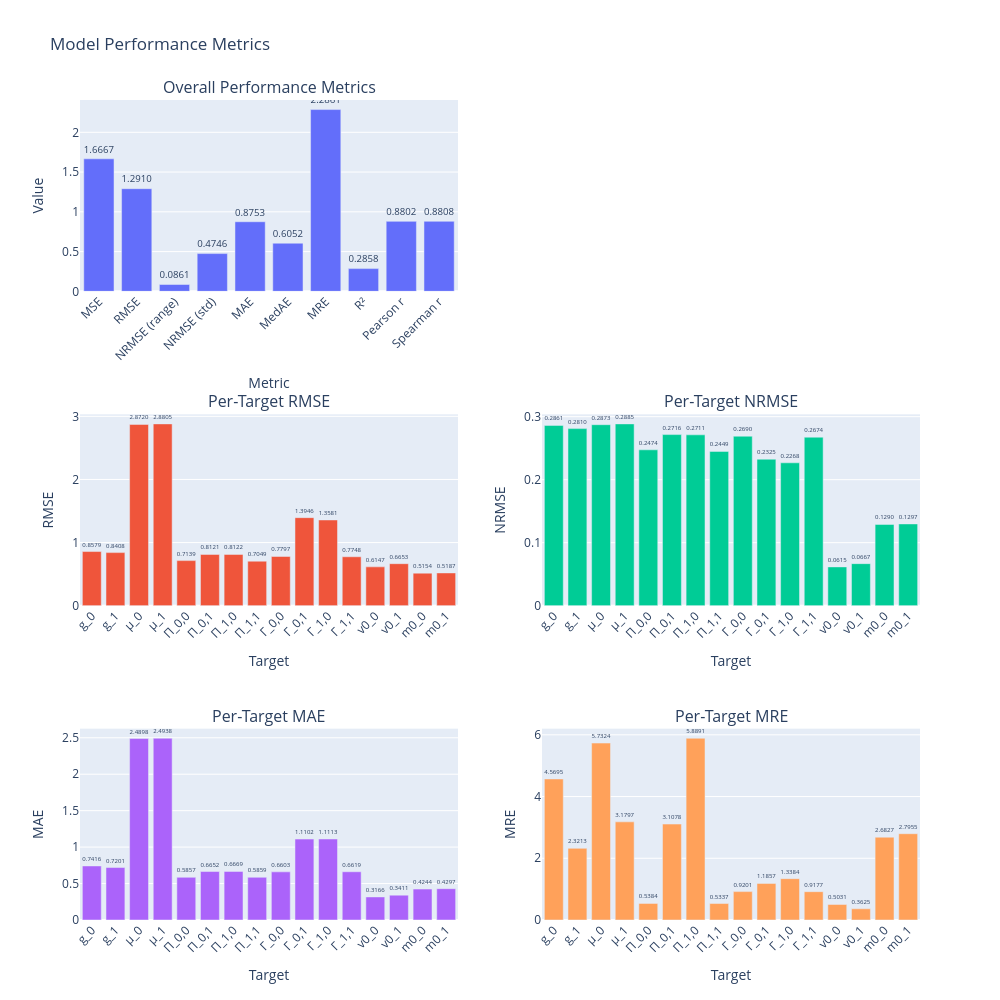
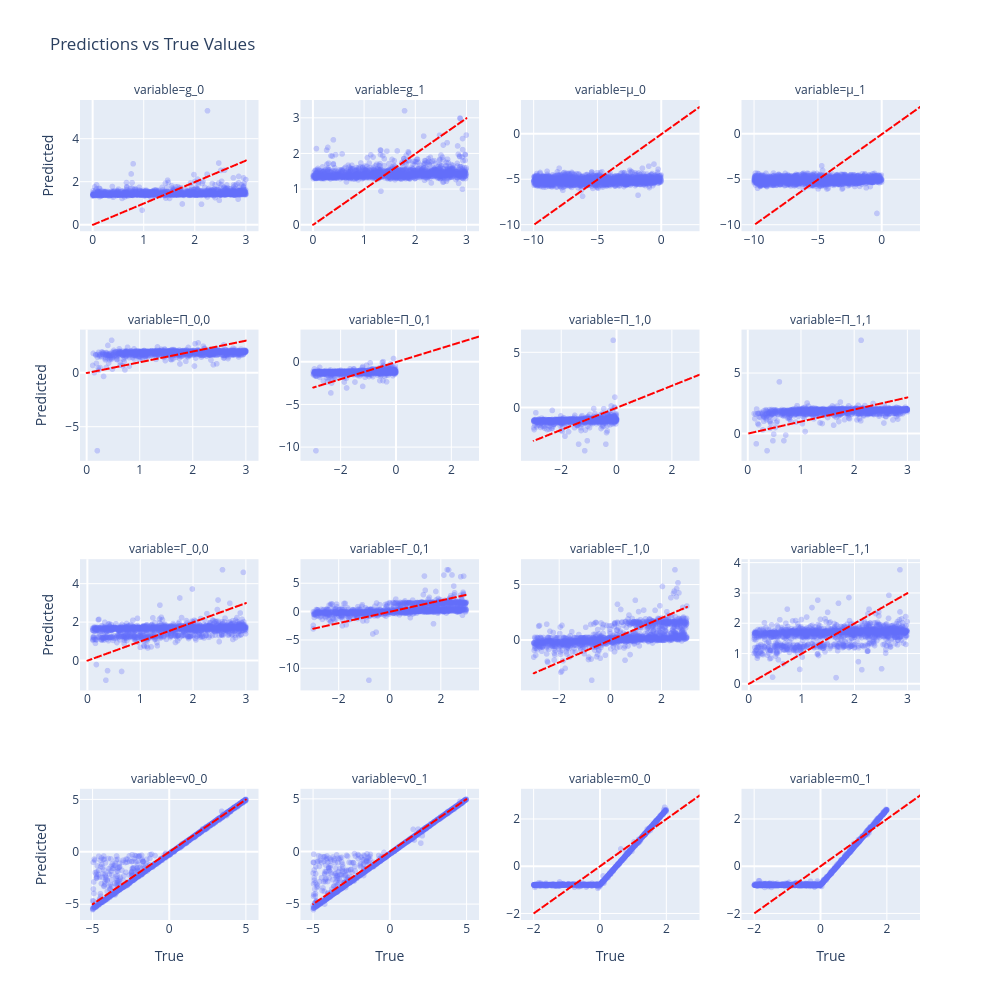

The notebook cell saved with these charts, in order:
### Code cell
# Visualize performance and metrics
target_names = get_param_names(n_actions, ic=True)
metrics = compute_metrics(Y_test, Y_pred)
plot_metrics(metrics, target_names=target_names, width=1000, height=1000)

plot_parameter_comparison(Y_test, Y_pred, col_names=Y_names, width=1000, height=1000)

### Figure 1 — Plotly figure (JSON) as saved in the notebook; plotly's stock layout.template omitted (floating-point values rounded to 4 significant figures)
{"data": [{"name": "Overall Metrics", "text": ["1.6667", "1.2910", "0.0861", "0.4746", "0.8753", "0.6052", "2.2861", "0.2858", "0.8802", "0.8808"], "textposition": "outside", "type": "bar", "x": ["MSE", "RMSE", "NRMSE (range)", "NRMSE (std)", "MAE", "MedAE", "MRE", "R²", "Pearson r", "Spearman r"], "xaxis": "x", "y": [1.667, 1.291, 0.08609, 0.4746, 0.8753, 0.6052, 2.286, 0.2858, 0.8802, 0.8808], "yaxis": "y"}, {"name": "Per-Target RMSE", "showlegend": false, "text": ["0.8579", "0.8408", "2.8720", "2.8805", "0.7139", "0.8121", "0.8122", "0.7049", "0.7797", "1.3946", "1.3581", "0.7748", "0.6147", "0.6653", "0.5154", "0.5187"], "textposition": "outside", "type": "bar", "x": [0, 1, 2, 3, 4, 5, 6, 7, 8, 9, 10, 11, 12, 13, 14, 15], "xaxis": "x3", "y": [0.8579, 0.8408, 2.872, 2.88, 0.7139, 0.8121, 0.8122, 0.7049, 0.7797, 1.395, 1.358, 0.7748, 0.6147, 0.6653, 0.5154, 0.5187], "yaxis": "y3"}, {"name": "Per-Target NRMSE", "showlegend": false, "text": ["0.2861", "0.2810", "0.2873", "0.2885", "0.2474", "0.2716", "0.2711", "0.2449", "0.2690", "0.2325", "0.2268", "0.2674", "0.0615", "0.0667", "0.1290", "0.1297"], "textposition": "outside", "type": "bar", "x": [0, 1, 2, 3, 4, 5, 6, 7, 8, 9, 10, 11, 12, 13, 14, 15], "xaxis": "x4", "y": [0.2861, 0.281, 0.2873, 0.2885, 0.2474, 0.2716, 0.2711, 0.2449, 0.269, 0.2325, 0.2268, 0.2674, 0.06153, 0.06668, 0.129, 0.1297], "yaxis": "y4"}, {"name": "Per-Target MAE", "showlegend": false, "text": ["0.7416", "0.7201", "2.4898", "2.4938", "0.5857", "0.6652", "0.6669", "0.5859", "0.6603", "1.1102", "1.1113", "0.6619", "0.3166", "0.3411", "0.4244", "0.4297"], "textposition": "outside", "type": "bar", "x": [0, 1, 2, 3, 4, 5, 6, 7, 8, 9, 10, 11, 12, 13, 14, 15], "xaxis": "x5", "y": [0.7416, 0.7201, 2.49, 2.494, 0.5857, 0.6652, 0.6669, 0.5859, 0.6603, 1.11, 1.111, 0.6619, 0.3166, 0.3411, 0.4244, 0.4297], "yaxis": "y5"}, {"name": "Per-Target MRE", "showlegend": false, "text": ["4.5695", "2.3213", "5.7324", "3.1797", "0.5384", "3.1078", "5.8891", "0.5337", "0.9201", "1.1857", "1.3384", "0.9177", "0.5031", "0.3625", "2.6827", "2.7955"], "textposition": "outside", "type": "bar", "x": [0, 1, 2, 3, 4, 5, 6, 7, 8, 9, 10, 11, 12, 13, 14, 15], "xaxis": "x6", "y": [4.569, 2.321, 5.732, 3.18, 0.5384, 3.108, 5.889, 0.5337, 0.9201, 1.186, 1.338, 0.9177, 0.5031, 0.3625, 2.683, 2.795], "yaxis": "y6"}], "layout": {"annotations": [{"font": {"size": 16}, "showarrow": false, "text": "Overall Performance Metrics", "x": 0.225, "xanchor": "center", "xref": "paper", "y": 1, "yanchor": "bottom", "yref": "paper"}, {"font": {"size": 16}, "showarrow": false, "text": "Per-Target RMSE", "x": 0.225, "xanchor": "center", "xref": "paper", "y": 0.6167, "yanchor": "bottom", "yref": "paper"}, {"font": {"size": 16}, "showarrow": false, "text": "Per-Target NRMSE", "x": 0.775, "xanchor": "center", "xref": "paper", "y": 0.6167, "yanchor": "bottom", "yref": "paper"}, {"font": {"size": 16}, "showarrow": false, "text": "Per-Target MAE", "x": 0.225, "xanchor": "center", "xref": "paper", "y": 0.2333, "yanchor": "bottom", "yref": "paper"}, {"font": {"size": 16}, "showarrow": false, "text": "Per-Target MRE", "x": 0.775, "xanchor": "center", "xref": "paper", "y": 0.2333, "yanchor": "bottom", "yref": "paper"}], "height": 1000, "showlegend": false, "title": {"text": "Model Performance Metrics"}, "width": 1000, "xaxis": {"anchor": "y", "domain": [0, 0.45], "tickangle": -45, "title": {"text": "Metric"}}, "xaxis2": {"anchor": "y2", "domain": [0.55, 1]}, "xaxis3": {"anchor": "y3", "domain": [0, 0.45], "tickangle": -45, "ticktext": ["g_0", "g_1", "μ_0", "μ_1", "Π_0,0", "Π_0,1", "Π_1,0", "Π_1,1", "Γ_0,0", "Γ_0,1", "Γ_1,0", "Γ_1,1", "v0_0", "v0_1", "m0_0", "m0_1"], "tickvals": [0, 1, 2, 3, 4, 5, 6, 7, 8, 9, 10, 11, 12, 13, 14, 15], "title": {"text": "Target"}}, "xaxis4": {"anchor": "y4", "domain": [0.55, 1], "tickangle": -45, "ticktext": ["g_0", "g_1", "μ_0", "μ_1", "Π_0,0", "Π_0,1", "Π_1,0", "Π_1,1", "Γ_0,0", "Γ_0,1", "Γ_1,0", "Γ_1,1", "v0_0", "v0_1", "m0_0", "m0_1"], "tickvals": [0, 1, 2, 3, 4, 5, 6, 7, 8, 9, 10, 11, 12, 13, 14, 15], "title": {"text": "Target"}}, "xaxis5": {"anchor": "y5", "domain": [0, 0.45], "tickangle": -45, "ticktext": ["g_0", "g_1", "μ_0", "μ_1", "Π_0,0", "Π_0,1", "Π_1,0", "Π_1,1", "Γ_0,0", "Γ_0,1", "Γ_1,0", "Γ_1,1", "v0_0", "v0_1", "m0_0", "m0_1"], "tickvals": [0, 1, 2, 3, 4, 5, 6, 7, 8, 9, 10, 11, 12, 13, 14, 15], "title": {"text": "Target"}}, "xaxis6": {"anchor": "y6", "domain": [0.55, 1], "tickangle": -45, "ticktext": ["g_0", "g_1", "μ_0", "μ_1", "Π_0,0", "Π_0,1", "Π_1,0", "Π_1,1", "Γ_0,0", "Γ_0,1", "Γ_1,0", "Γ_1,1", "v0_0", "v0_1", "m0_0", "m0_1"], "tickvals": [0, 1, 2, 3, 4, 5, 6, 7, 8, 9, 10, 11, 12, 13, 14, 15], "title": {"text": "Target"}}, "yaxis": {"anchor": "x", "domain": [0.7667, 1], "title": {"text": "Value"}}, "yaxis2": {"anchor": "x2", "domain": [0.7667, 1]}, "yaxis3": {"anchor": "x3", "domain": [0.3833, 0.6167], "title": {"text": "RMSE"}}, "yaxis4": {"anchor": "x4", "domain": [0.3833, 0.6167], "title": {"text": "NRMSE"}}, "yaxis5": {"anchor": "x5", "domain": [0, 0.2333], "title": {"text": "MAE"}}, "yaxis6": {"anchor": "x6", "domain": [0, 0.2333], "title": {"text": "MRE"}}}}

### Figure 2 — Plotly figure (JSON) as saved in the notebook; plotly's stock layout.template omitted (floating-point values rounded to 4 significant figures; data arrays with more than 128 entries replaced by an {"elided": "..."} marker saying what was removed)
{"data": [{"hovertemplate": "variable=g_0<br>True=%{x}<br>Predicted=%{y}<extra></extra>", "legendgroup": "", "marker": {"color": "#636efa", "opacity": 0.3, "symbol": "circle"}, "mode": "markers", "name": "", "showlegend": false, "type": "scattergl", "x": {"elided": "1498 float values"}, "xaxis": "x13", "y": {"elided": "1498 float values"}, "yaxis": "y13"}, {"hovertemplate": "variable=g_1<br>True=%{x}<br>Predicted=%{y}<extra></extra>", "legendgroup": "", "marker": {"color": "#636efa", "opacity": 0.3, "symbol": "circle"}, "mode": "markers", "name": "", "showlegend": false, "type": "scattergl", "x": {"elided": "1498 float values"}, "xaxis": "x14", "y": {"elided": "1498 float values"}, "yaxis": "y14"}, {"hovertemplate": "variable=μ_0<br>True=%{x}<br>Predicted=%{y}<extra></extra>", "legendgroup": "", "marker": {"color": "#636efa", "opacity": 0.3, "symbol": "circle"}, "mode": "markers", "name": "", "showlegend": false, "type": "scattergl", "x": {"elided": "1498 float values"}, "xaxis": "x15", "y": {"elided": "1498 float values"}, "yaxis": "y15"}, {"hovertemplate": "variable=μ_1<br>True=%{x}<br>Predicted=%{y}<extra></extra>", "legendgroup": "", "marker": {"color": "#636efa", "opacity": 0.3, "symbol": "circle"}, "mode": "markers", "name": "", "showlegend": false, "type": "scattergl", "x": {"elided": "1498 float values"}, "xaxis": "x16", "y": {"elided": "1498 float values"}, "yaxis": "y16"}, {"hovertemplate": "variable=Π_0,0<br>True=%{x}<br>Predicted=%{y}<extra></extra>", "legendgroup": "", "marker": {"color": "#636efa", "opacity": 0.3, "symbol": "circle"}, "mode": "markers", "name": "", "showlegend": false, "type": "scattergl", "x": {"elided": "1498 float values"}, "xaxis": "x9", "y": {"elided": "1498 float values"}, "yaxis": "y9"}, {"hovertemplate": "variable=Π_0,1<br>True=%{x}<br>Predicted=%{y}<extra></extra>", "legendgroup": "", "marker": {"color": "#636efa", "opacity": 0.3, "symbol": "circle"}, "mode": "markers", "name": "", "showlegend": false, "type": "scattergl", "x": {"elided": "1498 float values"}, "xaxis": "x10", "y": {"elided": "1498 float values"}, "yaxis": "y10"}, {"hovertemplate": "variable=Π_1,0<br>True=%{x}<br>Predicted=%{y}<extra></extra>", "legendgroup": "", "marker": {"color": "#636efa", "opacity": 0.3, "symbol": "circle"}, "mode": "markers", "name": "", "showlegend": false, "type": "scattergl", "x": {"elided": "1498 float values"}, "xaxis": "x11", "y": {"elided": "1498 float values"}, "yaxis": "y11"}, {"hovertemplate": "variable=Π_1,1<br>True=%{x}<br>Predicted=%{y}<extra></extra>", "legendgroup": "", "marker": {"color": "#636efa", "opacity": 0.3, "symbol": "circle"}, "mode": "markers", "name": "", "showlegend": false, "type": "scattergl", "x": {"elided": "1498 float values"}, "xaxis": "x12", "y": {"elided": "1498 float values"}, "yaxis": "y12"}, {"hovertemplate": "variable=Γ_0,0<br>True=%{x}<br>Predicted=%{y}<extra></extra>", "legendgroup": "", "marker": {"color": "#636efa", "opacity": 0.3, "symbol": "circle"}, "mode": "markers", "name": "", "showlegend": false, "type": "scattergl", "x": {"elided": "1498 float values"}, "xaxis": "x5", "y": {"elided": "1498 float values"}, "yaxis": "y5"}, {"hovertemplate": "variable=Γ_0,1<br>True=%{x}<br>Predicted=%{y}<extra></extra>", "legendgroup": "", "marker": {"color": "#636efa", "opacity": 0.3, "symbol": "circle"}, "mode": "markers", "name": "", "showlegend": false, "type": "scattergl", "x": {"elided": "1498 float values"}, "xaxis": "x6", "y": {"elided": "1498 float values"}, "yaxis": "y6"}, {"hovertemplate": "variable=Γ_1,0<br>True=%{x}<br>Predicted=%{y}<extra></extra>", "legendgroup": "", "marker": {"color": "#636efa", "opacity": 0.3, "symbol": "circle"}, "mode": "markers", "name": "", "showlegend": false, "type": "scattergl", "x": {"elided": "1498 float values"}, "xaxis": "x7", "y": {"elided": "1498 float values"}, "yaxis": "y7"}, {"hovertemplate": "variable=Γ_1,1<br>True=%{x}<br>Predicted=%{y}<extra></extra>", "legendgroup": "", "marker": {"color": "#636efa", "opacity": 0.3, "symbol": "circle"}, "mode": "markers", "name": "", "showlegend": false, "type": "scattergl", "x": {"elided": "1498 float values"}, "xaxis": "x8", "y": {"elided": "1498 float values"}, "yaxis": "y8"}, {"hovertemplate": "variable=v0_0<br>True=%{x}<br>Predicted=%{y}<extra></extra>", "legendgroup": "", "marker": {"color": "#636efa", "opacity": 0.3, "symbol": "circle"}, "mode": "markers", "name": "", "showlegend": false, "type": "scattergl", "x": {"elided": "1498 float values"}, "xaxis": "x", "y": {"elided": "1498 float values"}, "yaxis": "y"}, {"hovertemplate": "variable=v0_1<br>True=%{x}<br>Predicted=%{y}<extra></extra>", "legendgroup": "", "marker": {"color": "#636efa", "opacity": 0.3, "symbol": "circle"}, "mode": "markers", "name": "", "showlegend": false, "type": "scattergl", "x": {"elided": "1498 float values"}, "xaxis": "x2", "y": {"elided": "1498 float values"}, "yaxis": "y2"}, {"hovertemplate": "variable=m0_0<br>True=%{x}<br>Predicted=%{y}<extra></extra>", "legendgroup": "", "marker": {"color": "#636efa", "opacity": 0.3, "symbol": "circle"}, "mode": "markers", "name": "", "showlegend": false, "type": "scattergl", "x": {"elided": "1498 float values"}, "xaxis": "x3", "y": {"elided": "1498 float values"}, "yaxis": "y3"}, {"hovertemplate": "variable=m0_1<br>True=%{x}<br>Predicted=%{y}<extra></extra>", "legendgroup": "", "marker": {"color": "#636efa", "opacity": 0.3, "symbol": "circle"}, "mode": "markers", "name": "", "showlegend": false, "type": "scattergl", "x": {"elided": "1498 float values"}, "xaxis": "x4", "y": {"elided": "1498 float values"}, "yaxis": "y4"}, {"hovertemplate": "variable=0<br>0=%{x}<br>1=%{y}<extra></extra>", "legendgroup": "", "line": {"color": "red", "dash": "dash"}, "marker": {"symbol": "circle"}, "mode": "lines", "name": "", "showlegend": false, "type": "scattergl", "x": [0.0006672, 2.999], "xaxis": "x13", "y": [0.0006672, 2.999], "yaxis": "y13"}, {"hovertemplate": "variable=1<br>0=%{x}<br>1=%{y}<extra></extra>", "legendgroup": "", "line": {"color": "red", "dash": "dash"}, "marker": {"symbol": "circle"}, "mode": "lines", "name": "", "showlegend": false, "type": "scattergl", "x": [0.005098, 2.997], "xaxis": "x14", "y": [0.005098, 2.997], "yaxis": "y14"}, {"hovertemplate": "variable=2<br>0=%{x}<br>1=%{y}<extra></extra>", "legendgroup": "", "line": {"color": "red", "dash": "dash"}, "marker": {"symbol": "circle"}, "mode": "lines", "name": "", "showlegend": false, "type": "scattergl", "x": [-9.999, -0.001023], "xaxis": "x15", "y": [-9.999, -0.001023], "yaxis": "y15"}, {"hovertemplate": "variable=3<br>0=%{x}<br>1=%{y}<extra></extra>", "legendgroup": "", "line": {"color": "red", "dash": "dash"}, "marker": {"symbol": "circle"}, "mode": "lines", "name": "", "showlegend": false, "type": "scattergl", "x": [-9.991, -0.006705], "xaxis": "x16", "y": [-9.991, -0.006705], "yaxis": "y16"}, {"hovertemplate": "variable=4<br>0=%{x}<br>1=%{y}<extra></extra>", "legendgroup": "", "line": {"color": "red", "dash": "dash"}, "marker": {"symbol": "circle"}, "mode": "lines", "name": "", "showlegend": false, "type": "scattergl", "x": [0.1135, 2.999], "xaxis": "x9", "y": [0.1135, 2.999], "yaxis": "y9"}, {"hovertemplate": "variable=5<br>0=%{x}<br>1=%{y}<extra></extra>", "legendgroup": "", "line": {"color": "red", "dash": "dash"}, "marker": {"symbol": "circle"}, "mode": "lines", "name": "", "showlegend": false, "type": "scattergl", "x": [-2.992, -0.001803], "xaxis": "x10", "y": [-2.992, -0.001803], "yaxis": "y10"}, {"hovertemplate": "variable=6<br>0=%{x}<br>1=%{y}<extra></extra>", "legendgroup": "", "line": {"color": "red", "dash": "dash"}, "marker": {"symbol": "circle"}, "mode": "lines", "name": "", "showlegend": false, "type": "scattergl", "x": [-2.996, -0.0009304], "xaxis": "x11", "y": [-2.996, -0.0009304], "yaxis": "y11"}, {"hovertemplate": "variable=7<br>0=%{x}<br>1=%{y}<extra></extra>", "legendgroup": "", "line": {"color": "red", "dash": "dash"}, "marker": {"symbol": "circle"}, "mode": "lines", "name": "", "showlegend": false, "type": "scattergl", "x": [0.1202, 2.999], "xaxis": "x12", "y": [0.1202, 2.999], "yaxis": "y12"}, {"hovertemplate": "variable=8<br>0=%{x}<br>1=%{y}<extra></extra>", "legendgroup": "", "line": {"color": "red", "dash": "dash"}, "marker": {"symbol": "circle"}, "mode": "lines", "name": "", "showlegend": false, "type": "scattergl", "x": [0.1001, 2.999], "xaxis": "x5", "y": [0.1001, 2.999], "yaxis": "y5"}, {"hovertemplate": "variable=9<br>0=%{x}<br>1=%{y}<extra></extra>", "legendgroup": "", "line": {"color": "red", "dash": "dash"}, "marker": {"symbol": "circle"}, "mode": "lines", "name": "", "showlegend": false, "type": "scattergl", "x": [-3.0, 2.999], "xaxis": "x6", "y": [-3.0, 2.999], "yaxis": "y6"}, {"hovertemplate": "variable=10<br>0=%{x}<br>1=%{y}<extra></extra>", "legendgroup": "", "line": {"color": "red", "dash": "dash"}, "marker": {"symbol": "circle"}, "mode": "lines", "name": "", "showlegend": false, "type": "scattergl", "x": [-2.998, 2.991], "xaxis": "x7", "y": [-2.998, 2.991], "yaxis": "y7"}, {"hovertemplate": "variable=11<br>0=%{x}<br>1=%{y}<extra></extra>", "legendgroup": "", "line": {"color": "red", "dash": "dash"}, "marker": {"symbol": "circle"}, "mode": "lines", "name": "", "showlegend": false, "type": "scattergl", "x": [0.1017, 2.999], "xaxis": "x8", "y": [0.1017, 2.999], "yaxis": "y8"}, {"hovertemplate": "variable=12<br>0=%{x}<br>1=%{y}<extra></extra>", "legendgroup": "", "line": {"color": "red", "dash": "dash"}, "marker": {"symbol": "circle"}, "mode": "lines", "name": "", "showlegend": false, "type": "scattergl", "x": [-4.995, 4.996], "xaxis": "x", "y": [-4.995, 4.996], "yaxis": "y"}, {"hovertemplate": "variable=13<br>0=%{x}<br>1=%{y}<extra></extra>", "legendgroup": "", "line": {"color": "red", "dash": "dash"}, "marker": {"symbol": "circle"}, "mode": "lines", "name": "", "showlegend": false, "type": "scattergl", "x": [-4.994, 4.983], "xaxis": "x2", "y": [-4.994, 4.983], "yaxis": "y2"}, {"hovertemplate": "variable=14<br>0=%{x}<br>1=%{y}<extra></extra>", "legendgroup": "", "line": {"color": "red", "dash": "dash"}, "marker": {"symbol": "circle"}, "mode": "lines", "name": "", "showlegend": false, "type": "scattergl", "x": [-1.999, 1.998], "xaxis": "x3", "y": [-1.999, 1.998], "yaxis": "y3"}, {"hovertemplate": "variable=15<br>0=%{x}<br>1=%{y}<extra></extra>", "legendgroup": "", "line": {"color": "red", "dash": "dash"}, "marker": {"symbol": "circle"}, "mode": "lines", "name": "", "showlegend": false, "type": "scattergl", "x": [-1.999, 1.999], "xaxis": "x4", "y": [-1.999, 1.999], "yaxis": "y4"}, {"hovertemplate": "variable=0<br>0=%{x}<br>1=%{y}<extra></extra>", "legendgroup": "", "line": {"color": "red", "dash": "dash"}, "marker": {"symbol": "circle"}, "mode": "lines", "name": "", "showlegend": false, "type": "scattergl", "x": [0.0006672, 2.999], "xaxis": "x", "y": [0.0006672, 2.999], "yaxis": "y"}, {"hovertemplate": "variable=0<br>0=%{x}<br>1=%{y}<extra></extra>", "legendgroup": "", "line": {"color": "red", "dash": "dash"}, "marker": {"symbol": "circle"}, "mode": "lines", "name": "", "showlegend": false, "type": "scattergl", "x": [0.0006672, 2.999], "xaxis": "x2", "y": [0.0006672, 2.999], "yaxis": "y2"}, {"hovertemplate": "variable=0<br>0=%{x}<br>1=%{y}<extra></extra>", "legendgroup": "", "line": {"color": "red", "dash": "dash"}, "marker": {"symbol": "circle"}, "mode": "lines", "name": "", "showlegend": false, "type": "scattergl", "x": [0.0006672, 2.999], "xaxis": "x3", "y": [0.0006672, 2.999], "yaxis": "y3"}, {"hovertemplate": "variable=0<br>0=%{x}<br>1=%{y}<extra></extra>", "legendgroup": "", "line": {"color": "red", "dash": "dash"}, "marker": {"symbol": "circle"}, "mode": "lines", "name": "", "showlegend": false, "type": "scattergl", "x": [0.0006672, 2.999], "xaxis": "x4", "y": [0.0006672, 2.999], "yaxis": "y4"}, {"hovertemplate": "variable=0<br>0=%{x}<br>1=%{y}<extra></extra>", "legendgroup": "", "line": {"color": "red", "dash": "dash"}, "marker": {"symbol": "circle"}, "mode": "lines", "name": "", "showlegend": false, "type": "scattergl", "x": [0.0006672, 2.999], "xaxis": "x5", "y": [0.0006672, 2.999], "yaxis": "y5"}, {"hovertemplate": "variable=0<br>0=%{x}<br>1=%{y}<extra></extra>", "legendgroup": "", "line": {"color": "red", "dash": "dash"}, "marker": {"symbol": "circle"}, "mode": "lines", "name": "", "showlegend": false, "type": "scattergl", "x": [0.0006672, 2.999], "xaxis": "x6", "y": [0.0006672, 2.999], "yaxis": "y6"}, {"hovertemplate": "variable=0<br>0=%{x}<br>1=%{y}<extra></extra>", "legendgroup": "", "line": {"color": "red", "dash": "dash"}, "marker": {"symbol": "circle"}, "mode": "lines", "name": "", "showlegend": false, "type": "scattergl", "x": [0.0006672, 2.999], "xaxis": "x7", "y": [0.0006672, 2.999], "yaxis": "y7"}, {"hovertemplate": "variable=0<br>0=%{x}<br>1=%{y}<extra></extra>", "legendgroup": "", "line": {"color": "red", "dash": "dash"}, "marker": {"symbol": "circle"}, "mode": "lines", "name": "", "showlegend": false, "type": "scattergl", "x": [0.0006672, 2.999], "xaxis": "x8", "y": [0.0006672, 2.999], "yaxis": "y8"}, {"hovertemplate": "variable=0<br>0=%{x}<br>1=%{y}<extra></extra>", "legendgroup": "", "line": {"color": "red", "dash": "dash"}, "marker": {"symbol": "circle"}, "mode": "lines", "name": "", "showlegend": false, "type": "scattergl", "x": [0.0006672, 2.999], "xaxis": "x9", "y": [0.0006672, 2.999], "yaxis": "y9"}, {"hovertemplate": "variable=0<br>0=%{x}<br>1=%{y}<extra></extra>", "legendgroup": "", "line": {"color": "red", "dash": "dash"}, "marker": {"symbol": "circle"}, "mode": "lines", "name": "", "showlegend": false, "type": "scattergl", "x": [0.0006672, 2.999], "xaxis": "x10", "y": [0.0006672, 2.999], "yaxis": "y10"}, {"hovertemplate": "variable=0<br>0=%{x}<br>1=%{y}<extra></extra>", "legendgroup": "", "line": {"color": "red", "dash": "dash"}, "marker": {"symbol": "circle"}, "mode": "lines", "name": "", "showlegend": false, "type": "scattergl", "x": [0.0006672, 2.999], "xaxis": "x11", "y": [0.0006672, 2.999], "yaxis": "y11"}, {"hovertemplate": "variable=0<br>0=%{x}<br>1=%{y}<extra></extra>", "legendgroup": "", "line": {"color": "red", "dash": "dash"}, "marker": {"symbol": "circle"}, "mode": "lines", "name": "", "showlegend": false, "type": "scattergl", "x": [0.0006672, 2.999], "xaxis": "x12", "y": [0.0006672, 2.999], "yaxis": "y12"}, {"hovertemplate": "variable=0<br>0=%{x}<br>1=%{y}<extra></extra>", "legendgroup": "", "line": {"color": "red", "dash": "dash"}, "marker": {"symbol": "circle"}, "mode": "lines", "name": "", "showlegend": false, "type": "scattergl", "x": [0.0006672, 2.999], "xaxis": "x13", "y": [0.0006672, 2.999], "yaxis": "y13"}, {"hovertemplate": "variable=0<br>0=%{x}<br>1=%{y}<extra></extra>", "legendgroup": "", "line": {"color": "red", "dash": "dash"}, "marker": {"symbol": "circle"}, "mode": "lines", "name": "", "showlegend": false, "type": "scattergl", "x": [0.0006672, 2.999], "xaxis": "x14", "y": [0.0006672, 2.999], "yaxis": "y14"}, {"hovertemplate": "variable=0<br>0=%{x}<br>1=%{y}<extra></extra>", "legendgroup": "", "line": {"color": "red", "dash": "dash"}, "marker": {"symbol": "circle"}, "mode": "lines", "name": "", "showlegend": false, "type": "scattergl", "x": [0.0006672, 2.999], "xaxis": "x15", "y": [0.0006672, 2.999], "yaxis": "y15"}, {"hovertemplate": "variable=0<br>0=%{x}<br>1=%{y}<extra></extra>", "legendgroup": "", "line": {"color": "red", "dash": "dash"}, "marker": {"symbol": "circle"}, "mode": "lines", "name": "", "showlegend": false, "type": "scattergl", "x": [0.0006672, 2.999], "xaxis": "x16", "y": [0.0006672, 2.999], "yaxis": "y16"}], "layout": {"annotations": [{"font": {}, "showarrow": false, "text": "variable=v0_0", "x": 0.1062, "xanchor": "center", "xref": "paper", "y": 0.16, "yanchor": "bottom", "yref": "paper"}, {"font": {}, "showarrow": false, "text": "variable=v0_1", "x": 0.3688, "xanchor": "center", "xref": "paper", "y": 0.16, "yanchor": "bottom", "yref": "paper"}, {"font": {}, "showarrow": false, "text": "variable=m0_0", "x": 0.6313, "xanchor": "center", "xref": "paper", "y": 0.16, "yanchor": "bottom", "yref": "paper"}, {"font": {}, "showarrow": false, "text": "variable=m0_1", "x": 0.8938, "xanchor": "center", "xref": "paper", "y": 0.16, "yanchor": "bottom", "yref": "paper"}, {"font": {}, "showarrow": false, "text": "variable=Γ_0,0", "x": 0.1062, "xanchor": "center", "xref": "paper", "y": 0.44, "yanchor": "bottom", "yref": "paper"}, {"font": {}, "showarrow": false, "text": "variable=Γ_0,1", "x": 0.3688, "xanchor": "center", "xref": "paper", "y": 0.44, "yanchor": "bottom", "yref": "paper"}, {"font": {}, "showarrow": false, "text": "variable=Γ_1,0", "x": 0.6313, "xanchor": "center", "xref": "paper", "y": 0.44, "yanchor": "bottom", "yref": "paper"}, {"font": {}, "showarrow": false, "text": "variable=Γ_1,1", "x": 0.8938, "xanchor": "center", "xref": "paper", "y": 0.44, "yanchor": "bottom", "yref": "paper"}, {"font": {}, "showarrow": false, "text": "variable=Π_0,0", "x": 0.1062, "xanchor": "center", "xref": "paper", "y": 0.72, "yanchor": "bottom", "yref": "paper"}, {"font": {}, "showarrow": false, "text": "variable=Π_0,1", "x": 0.3688, "xanchor": "center", "xref": "paper", "y": 0.72, "yanchor": "bottom", "yref": "paper"}, {"font": {}, "showarrow": false, "text": "variable=Π_1,0", "x": 0.6313, "xanchor": "center", "xref": "paper", "y": 0.72, "yanchor": "bottom", "yref": "paper"}, {"font": {}, "showarrow": false, "text": "variable=Π_1,1", "x": 0.8938, "xanchor": "center", "xref": "paper", "y": 0.72, "yanchor": "bottom", "yref": "paper"}, {"font": {}, "showarrow": false, "text": "variable=g_0", "x": 0.1062, "xanchor": "center", "xref": "paper", "y": 1, "yanchor": "bottom", "yref": "paper"}, {"font": {}, "showarrow": false, "text": "variable=g_1", "x": 0.3688, "xanchor": "center", "xref": "paper", "y": 1, "yanchor": "bottom", "yref": "paper"}, {"font": {}, "showarrow": false, "text": "variable=μ_0", "x": 0.6313, "xanchor": "center", "xref": "paper", "y": 1, "yanchor": "bottom", "yref": "paper"}, {"font": {}, "showarrow": false, "text": "variable=μ_1", "x": 0.8938, "xanchor": "center", "xref": "paper", "y": 1, "yanchor": "bottom", "yref": "paper"}], "height": 1000, "legend": {"tracegroupgap": 0}, "title": {"text": "Predictions vs True Values"}, "width": 1000, "xaxis": {"anchor": "y", "domain": [0, 0.2125], "showticklabels": true, "title": {"text": "True"}}, "xaxis10": {"anchor": "y10", "domain": [0.2625, 0.475], "showticklabels": true}, "xaxis11": {"anchor": "y11", "domain": [0.525, 0.7375], "showticklabels": true}, "xaxis12": {"anchor": "y12", "domain": [0.7875, 1], "showticklabels": true}, "xaxis13": {"anchor": "y13", "domain": [0, 0.2125], "showticklabels": true}, "xaxis14": {"anchor": "y14", "domain": [0.2625, 0.475], "showticklabels": true}, "xaxis15": {"anchor": "y15", "domain": [0.525, 0.7375], "showticklabels": true}, "xaxis16": {"anchor": "y16", "domain": [0.7875, 1], "showticklabels": true}, "xaxis2": {"anchor": "y2", "domain": [0.2625, 0.475], "showticklabels": true, "title": {"text": "True"}}, "xaxis3": {"anchor": "y3", "domain": [0.525, 0.7375], "showticklabels": true, "title": {"text": "True"}}, "xaxis4": {"anchor": "y4", "domain": [0.7875, 1], "showticklabels": true, "title": {"text": "True"}}, "xaxis5": {"anchor": "y5", "domain": [0, 0.2125], "showticklabels": true}, "xaxis6": {"anchor": "y6", "domain": [0.2625, 0.475], "showticklabels": true}, "xaxis7": {"anchor": "y7", "domain": [0.525, 0.7375], "showticklabels": true}, "xaxis8": {"anchor": "y8", "domain": [0.7875, 1], "showticklabels": true}, "xaxis9": {"anchor": "y9", "domain": [0, 0.2125], "showticklabels": true}, "yaxis": {"anchor": "x", "domain": [0, 0.16], "showticklabels": true, "title": {"text": "Predicted"}}, "yaxis10": {"anchor": "x10", "domain": [0.56, 0.72], "showticklabels": true}, "yaxis11": {"anchor": "x11", "domain": [0.56, 0.72], "showticklabels": true}, "yaxis12": {"anchor": "x12", "domain": [0.56, 0.72], "showticklabels": true}, "yaxis13": {"anchor": "x13", "domain": [0.84, 1], "showticklabels": true, "title": {"text": "Predicted"}}, "yaxis14": {"anchor": "x14", "domain": [0.84, 1], "showticklabels": true}, "yaxis15": {"anchor": "x15", "domain": [0.84, 1], "showticklabels": true}, "yaxis16": {"anchor": "x16", "domain": [0.84, 1], "showticklabels": true}, "yaxis2": {"anchor": "x2", "domain": [0, 0.16], "showticklabels": true}, "yaxis3": {"anchor": "x3", "domain": [0, 0.16], "showticklabels": true}, "yaxis4": {"anchor": "x4", "domain": [0, 0.16], "showticklabels": true}, "yaxis5": {"anchor": "x5", "domain": [0.28, 0.44], "showticklabels": true, "title": {"text": "Predicted"}}, "yaxis6": {"anchor": "x6", "domain": [0.28, 0.44], "showticklabels": true}, "yaxis7": {"anchor": "x7", "domain": [0.28, 0.44], "showticklabels": true}, "yaxis8": {"anchor": "x8", "domain": [0.28, 0.44], "showticklabels": true}, "yaxis9": {"anchor": "x9", "domain": [0.56, 0.72], "showticklabels": true, "title": {"text": "Predicted"}}}}
